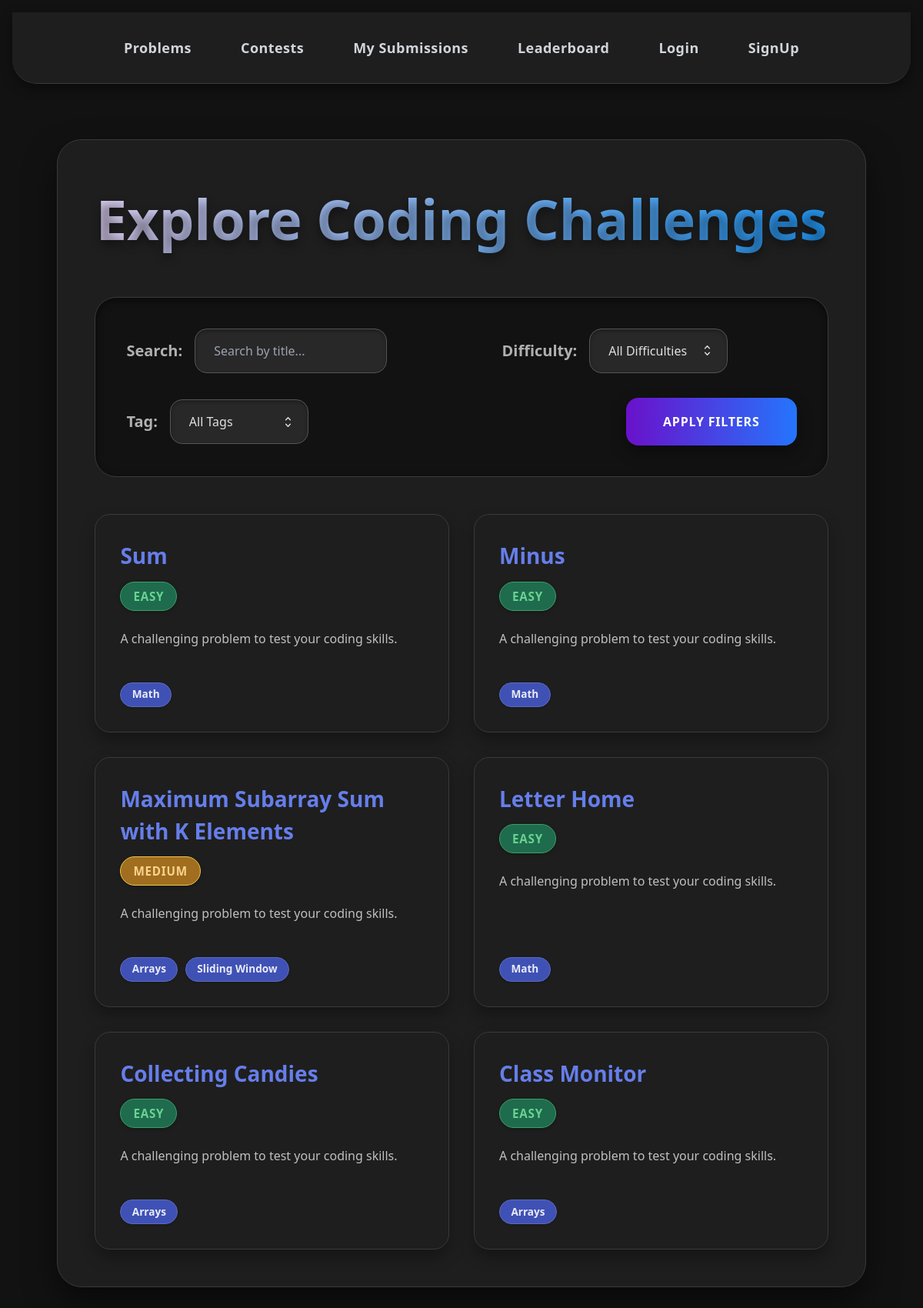
The page / on the database its author committed.
### problems/models.py (models this page shows, shortened)
class Problem(models.Model):
    DIFFICULTY_CHOICES = [
        ('Easy', 'Easy'),
        ('Medium', 'Medium'),
        ('Hard', 'Hard'),
    ]
    title = models.CharField(max_length=200)
    description = models.TextField()
    input_description = models.TextField()
    output_description = models.TextField()
    constraints = models.TextField()
    sample_input = models.TextField()
    sample_output = models.TextField()
    difficulty = models.CharField(max_length=10, choices=DIFFICULTY_CHOICES)
    tags = models.ManyToManyField(Tag, related_name='problems')
    slug = models.SlugField(unique=True)

class Tag(models.Model):
    name = models.CharField(max_length=50, unique=True)

### problems/views.py (the view)
# urls.py: path('', views.problem_list, name='problem_list'),
def problem_list(request):
    tag_name = request.GET.get('tag')
    difficulty = request.GET.get('difficulty')
    problems = Problem.objects.all()
    if tag_name:
        problems = problems.filter(tags__name=tag_name)
    if difficulty:
        problems = problems.filter(difficulty=difficulty)
    tags = Tag.objects.all()
    return render(request, 'problems/problem_list.html', {
        'problems': problems,
        'tags': tags,
        'selected_tag': tag_name,
        'selected_difficulty': difficulty,
    })

### templates/problems/problem_list.html (shortened to what this page needs)
<!DOCTYPE html>
<html lang="en">
<head>
    <script src="https://cdn.tailwindcss.com"></script>
</head>
<body class="bg-gradient-to-br from-black-900 to-gray-700 min-h-screen font-sans text-gray-100 flex flex-col items-center p-4">
    <header class="w-full py-6 mb-8 flex justify-center">
        <nav class="space-x-4 md:space-x-8 text-lg font-medium flex flex-wrap justify-center">
            <a href="/" class="text-gray-300 hover:text-white transition duration-200 ease-in-out px-4 py-2 rounded-lg">Problems</a>
            <a href="/contests/" class="text-gray-300 hover:text-white transition duration-200 ease-in-out px-4 py-2 rounded-lg">Contests</a>
            <a href="/submissions/history/" class="text-gray-300 hover:text-white transition duration-200 ease-in-out px-4 py-2 rounded-lg">My Submissions</a>
            <a href="/submissions/leaderboard/" class="text-gray-300 hover:text-white transition duration-200 ease-in-out px-4 py-2 rounded-lg">Leaderboard</a>
            {% if user.is_authenticated %}
                <a href="/logout/" class="text-gray-300 hover:text-white transition duration-200 ease-in-out px-4 py-2 rounded-lg">Logout</a>
            {% else %}
                <a href="/accounts/login/" class="text-gray-300 hover:text-white transition duration-200 ease-in-out px-4 py-2 rounded-lg">Login</a>
                <a href="/account/registrations/" class="text-gray-300 hover:text-white transition duration-200 ease-in-out px-4 py-2 rounded-lg">SignUp</a>
            {% endif %}
        </nav>
    </header>
    <div class="main-content-area">
        <h2 class="main-heading">Explore Coding Challenges</h2>
        <form id="filterForm" method="get" class="filter-form">
            <div class="filter-group flex flex-col sm:flex-row items-center gap-4 w-full md:w-auto">
                <label for="search" class="text-xl font-medium text-gray-300 whitespace-nowrap">Search:</label>
                <input type="text" name="search" id="search" placeholder="Search by title..." value="{{ selected_search }}"
                       class="flex-grow md:max-w-[250px] p-4 border rounded-lg shadow-sm focus:ring-indigo-600 focus:border-indigo-600 bg-gray-700 text-gray-100 placeholder-gray-400 transition-all duration-200 hover:border-gray-500">
            </div>
            <div class="filter-group flex flex-col sm:flex-row items-center gap-4 w-full md:w-auto">
                <label for="difficulty" class="text-xl font-medium text-gray-300 whitespace-nowrap">Difficulty:</label>
                <select name="difficulty" id="difficulty"
                        class="flex-grow md:max-w-[180px] p-4 border rounded-lg shadow-sm focus:ring-indigo-600 focus:border-indigo-600 bg-gray-700 text-gray-100 transition-all duration-200 hover:border-gray-500 cursor-pointer">
                    <option value="">All Difficulties</option>
                </select>
            </div>
            <div class="filter-group flex flex-col sm:flex-row items-center gap-4 w-full md:w-auto">
                <label for="tag" class="text-xl font-medium text-gray-300 whitespace-nowrap">Tag:</label>
                <select name="tag" id="tag"
                        class="flex-grow md:max-w-[180px] p-4 border rounded-lg shadow-sm focus:ring-indigo-600 focus:border-indigo-600 bg-gray-700 text-gray-100 transition-all duration-200 hover:border-gray-500 cursor-pointer">
                    <option value="">All Tags</option>
                </select>
            </div>
            <button type="submit" class="filter-button">
                Apply Filters
            </button>
        </form>
        <div id="problemList" class="problem-grid">
            {% for problem in problems %}
            <a href="{% url 'problem_detail' problem.slug %}" class="problem-card">
                <div>
                    <h3 class="problem-card-title">{{ problem.title }}</h3>
                    <span class="difficulty-badge
                        {% if problem.difficulty == 'Easy' %}difficulty-easy
                        {% elif problem.difficulty == 'Medium' %}difficulty-medium
                        {% elif problem.difficulty == 'Hard' %}difficulty-hard
                        {% else %}difficulty-other
                        {% endif %}">
                        {{ problem.difficulty }}
                    </span>
                    <p class="problem-card-description mt-2">
                        {{ problem.short_description|default:"A challenging problem to test your coding skills." }}
                    </p>
                </div>
                <div class="tags-container">
                    {% for tag in problem.tags.all %}
                        <span class="tag-badge">
                            {{ tag.name }}
                        </span>
                    {% endfor %}
                </div>
            </a>
            {% empty %}
            <div class="empty-state col-span-full">
                <p>No problems found matching your criteria. Try adjusting your filters!</p>
            </div>
            {% endfor %}
        </div>
    </div>
</body>
</html>

### rows shown on the page
Problem: title "Sum", difficulty "EASY", short_description "A challenging problem to test your coding skills."
Tag: name "Math"
Problem: title "Minus", difficulty "EASY", short_description "A challenging problem to test your coding skills."
Problem: title "Maximum Subarray Sum with K Elements", difficulty "MEDIUM", short_description "A challenging problem to test your coding skills."
Tag: name "Arrays"
Tag: name "Sliding Window"
Problem: title "Letter Home", difficulty "EASY", short_description "A challenging problem to test your coding skills."
Problem: title "Collecting Candies", difficulty "EASY", short_description "A challenging problem to test your coding skills."
Problem: title "Class Monitor", difficulty "EASY", short_description "A challenging problem to test your coding skills."
